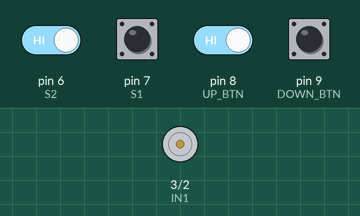
This sketch was run on a simulated Arduino Uno, built with avr-gcc and run on an emulated ATmega328P. Shown: motor-driver pin pairs drawn as motors (green arrow = first pin HIGH = forward, orange = second pin HIGH = backward, longer = more drive, scaled by the enable pin). The test bench sets the inputs (shaded band); at power-on: pin 6 (S2), pin 7 (S1), pin 8 (UP_BTN), pin 9 (DOWN_BTN) HIGH. What the sketch prints to the serial monitor is not drawn.

Above: at 1.2 s.
1.3 s: pin 9 (DOWN_BTN) pulled LOW for 0.15 s
At 1.37 s:
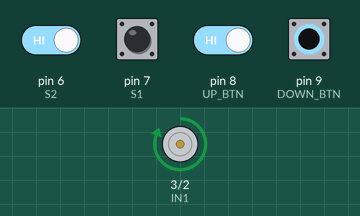
2.9 s: pin 6 (S2) driven LOW and pin 8 (UP_BTN) driven LOW
At 4.1 s:
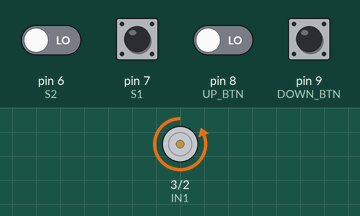
4.4 s: pin 6 (S2) driven HIGH
At 5.5 s:
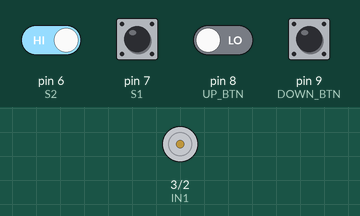
7.4 s: pin 6 (S2) driven LOW
At 7.7 s:
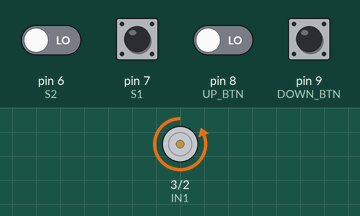
Timing chart, 0 to 10.4 s (numbered marks = the images above; inputs shaded):
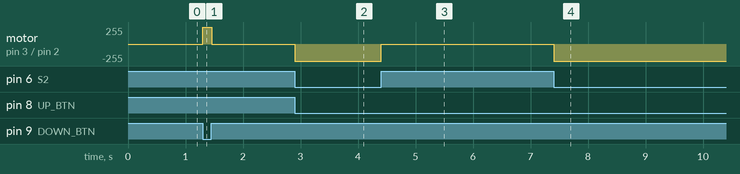

The sketch:

smart_window_curtain_code.ino
```cpp
// ---------------- SENSOR PINS ----------------
#define S1 7   // Upper sensor (D0 pin of opto sensor)
#define S2 6   // Lower sensor (D0 pin of opto sensor)

// ---------------- MANUAL BUTTONS ----------------
#define DOWN_BTN 9
#define UP_BTN   8

// ---------------- L298N MOTOR DRIVER PINS ----------------
#define ENA 4       // PWM speed control
#define IN1 3      // Motor direction 1
#define IN2 2       // Motor direction 2

// ---------------- CONFIG ----------------
int motorSpeed = 200;   // (0–255) Reduce if motor too fast (PWM)


void setup() {
  Serial.begin(115200);

  pinMode(S1, INPUT_PULLUP);
  pinMode(S2, INPUT_PULLUP);
  pinMode(DOWN_BTN, INPUT_PULLUP);
  pinMode(UP_BTN, INPUT_PULLUP);

  pinMode(ENA, OUTPUT);
  pinMode(IN1, OUTPUT);
  pinMode(IN2, OUTPUT);

  stopMotor();
}

void loop() {

  int s1 = digitalRead(S1);
  int s2 = digitalRead(S2);
  int downBtn = digitalRead(DOWN_BTN);
  int upBtn = digitalRead(UP_BTN);

  // ------ Serial Logs ------
  Serial.print("S1="); Serial.print(s1);
  Serial.print("  S2="); Serial.print(s2);
  Serial.print("  DOWN="); Serial.print(downBtn);
  Serial.print("  UP="); Serial.println(upBtn);

  // ===================== DOWN BUTTON =====================
  if (downBtn == LOW) {
    if (s1 == 0 && s2 == 0) {
      stopMotor();
    } else {
      moveDown();
    }
    return;
  }

  // ===================== UP BUTTON =====================
  if (upBtn == LOW) {
    if (s1 == 1 && s2 == 1) {
      stopMotor();
    } else {
      moveUp();
    }
    return;
  }

  // No button pressed
  stopMotor();
}


// ===================== MOTOR CONTROL =====================

void stopMotor() {
  digitalWrite(IN1, LOW);
  digitalWrite(IN2, LOW);
  analogWrite(ENA, 0);    // Motor OFF
}

void moveDown() {  // Clockwise
  digitalWrite(IN1, HIGH);
  digitalWrite(IN2, LOW);
  analogWrite(ENA, motorSpeed);
}

void moveUp() {    // Anti-clockwise
  digitalWrite(IN1, LOW);
  digitalWrite(IN2, HIGH);
  analogWrite(ENA, motorSpeed);
}
```

Measured:
- after the input at 1.3 s, motor on pin 3 (IN1) / pin 2 (IN2): stopped → forward 255/255 at once, → stopped 0.15 s later
- after the input at 2.9 s, motor on pin 3 (IN1) / pin 2 (IN2): stopped → backward 255/255 at once
- after the input at 4.4 s, motor on pin 3 (IN1) / pin 2 (IN2): backward 255/255 → stopped at once
- after the input at 7.4 s, motor on pin 3 (IN1) / pin 2 (IN2): stopped → backward 255/255 at once
